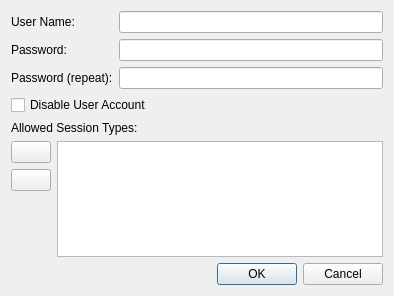
<?xml version="1.0" encoding="UTF-8"?>
<ui version="4.0">
 <class>UserDialog</class>
 <widget class="QDialog" name="UserDialog">
  <property name="geometry">
   <rect>
    <x>0</x>
    <y>0</y>
    <width>394</width>
    <height>296</height>
   </rect>
  </property>
  <property name="windowTitle">
   <string>User Properties</string>
  </property>
  <layout class="QVBoxLayout" name="verticalLayout_4">
   <item>
    <layout class="QHBoxLayout" name="horizontalLayout">
     <item>
      <layout class="QVBoxLayout" name="verticalLayout">
       <item>
        <widget class="QLabel" name="label_username">
         <property name="text">
          <string>User Name:</string>
         </property>
        </widget>
       </item>
       <item>
        <widget class="QLabel" name="label_password">
         <property name="text">
          <string>Password:</string>
         </property>
        </widget>
       </item>
       <item>
        <widget class="QLabel" name="label_password_repeat">
         <property name="text">
          <string>Password (repeat):</string>
         </property>
        </widget>
       </item>
      </layout>
     </item>
     <item>
      <layout class="QVBoxLayout" name="verticalLayout_2">
       <item>
        <widget class="QLineEdit" name="edit_username"/>
       </item>
       <item>
        <widget class="QLineEdit" name="edit_password">
         <property name="echoMode">
          <enum>QLineEdit::EchoMode::Password</enum>
         </property>
        </widget>
       </item>
       <item>
        <widget class="QLineEdit" name="edit_password_repeat">
         <property name="echoMode">
          <enum>QLineEdit::EchoMode::Password</enum>
         </property>
        </widget>
       </item>
      </layout>
     </item>
    </layout>
   </item>
   <item>
    <widget class="QCheckBox" name="checkbox_disable_user">
     <property name="text">
      <string>Disable User Account</string>
     </property>
    </widget>
   </item>
   <item>
    <widget class="QLabel" name="label_allowed_sessions">
     <property name="text">
      <string>Allowed Session Types:</string>
     </property>
    </widget>
   </item>
   <item>
    <layout class="QHBoxLayout" name="horizontalLayout_2">
     <item>
      <layout class="QVBoxLayout" name="verticalLayout_3">
       <item>
        <widget class="QPushButton" name="button_check_all">
         <property name="sizePolicy">
          <sizepolicy hsizetype="Fixed" vsizetype="Fixed">
           <horstretch>0</horstretch>
           <verstretch>0</verstretch>
          </sizepolicy>
         </property>
         <property name="toolTip">
          <string>Check all</string>
         </property>
         <property name="text">
          <string/>
         </property>
         <property name="icon">
          <iconset resource="../../common/resources/common.qrc">
           <normaloff>:/img/check-all.svg</normaloff>:/img/check-all.svg</iconset>
         </property>
         <property name="iconSize">
          <size>
           <width>24</width>
           <height>24</height>
          </size>
         </property>
        </widget>
       </item>
       <item>
        <widget class="QPushButton" name="button_check_none">
         <property name="sizePolicy">
          <sizepolicy hsizetype="Fixed" vsizetype="Fixed">
           <horstretch>0</horstretch>
           <verstretch>0</verstretch>
          </sizepolicy>
         </property>
         <property name="toolTip">
          <string>Uncheck all</string>
         </property>
         <property name="text">
          <string/>
         </property>
         <property name="icon">
          <iconset resource="../../common/resources/common.qrc">
           <normaloff>:/img/uncheck-all.svg</normaloff>:/img/uncheck-all.svg</iconset>
         </property>
         <property name="iconSize">
          <size>
           <width>24</width>
           <height>24</height>
          </size>
         </property>
        </widget>
       </item>
       <item>
        <spacer name="verticalSpacer">
         <property name="orientation">
          <enum>Qt::Orientation::Vertical</enum>
         </property>
         <property name="sizeHint" stdset="0">
          <size>
           <width>20</width>
           <height>40</height>
          </size>
         </property>
        </spacer>
       </item>
      </layout>
     </item>
     <item>
      <widget class="QTreeWidget" name="tree_sessions">
       <property name="iconSize">
        <size>
         <width>24</width>
         <height>24</height>
        </size>
       </property>
       <property name="indentation">
        <number>0</number>
       </property>
       <attribute name="headerVisible">
        <bool>false</bool>
       </attribute>
       <column>
        <property name="text">
         <string notr="true">1</string>
        </property>
       </column>
      </widget>
     </item>
    </layout>
   </item>
   <item>
    <widget class="DialogButtonBox" name="button_box">
     <property name="standardButtons">
      <set>QDialogButtonBox::StandardButton::Cancel|QDialogButtonBox::StandardButton::Ok</set>
     </property>
    </widget>
   </item>
  </layout>
 </widget>
 <customwidgets>
  <customwidget>
   <class>DialogButtonBox</class>
   <extends>QDialogButtonBox</extends>
   <header>common/ui/dialog_button_box.h</header>
  </customwidget>
 </customwidgets>
 <resources>
  <include location="../../common/resources/common.qrc"/>
 </resources>
 <connections/>
</ui>
